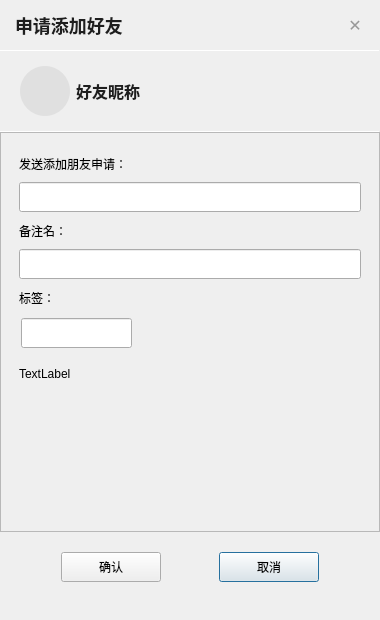
<?xml version="1.0" encoding="UTF-8"?>
<ui version="4.0">
 <class>ApplyFriend</class>
 <widget class="QDialog" name="ApplyFriend">
  <property name="geometry">
   <rect>
    <x>0</x>
    <y>0</y>
    <width>380</width>
    <height>620</height>
   </rect>
  </property>
  <property name="minimumSize">
   <size>
    <width>380</width>
    <height>620</height>
   </size>
  </property>
  <property name="windowTitle">
   <string>Dialog</string>
  </property>
  <layout class="QVBoxLayout" name="verticalLayout">
   <property name="spacing">
    <number>0</number>
   </property>
   <property name="leftMargin">
    <number>0</number>
   </property>
   <property name="topMargin">
    <number>0</number>
   </property>
   <property name="rightMargin">
    <number>0</number>
   </property>
   <property name="bottomMargin">
    <number>0</number>
   </property>
   <item>
    <widget class="QWidget" name="title_bar_widget" native="true">
     <property name="minimumSize">
      <size>
       <width>0</width>
       <height>50</height>
      </size>
     </property>
     <property name="maximumSize">
      <size>
       <width>16777215</width>
       <height>50</height>
      </size>
     </property>
     <layout class="QHBoxLayout" name="horizontalLayout_2">
      <property name="leftMargin">
       <number>15</number>
      </property>
      <property name="rightMargin">
       <number>10</number>
      </property>
      <item>
       <widget class="QLabel" name="apply_title_lb">
        <property name="styleSheet">
         <string notr="true">font-size: 18px; font-weight: bold; color: #1e1e1e;</string>
        </property>
        <property name="text">
         <string>申请添加好友</string>
        </property>
       </widget>
      </item>
      <item>
       <spacer name="horizontalSpacer_4">
        <property name="orientation">
         <enum>Qt::Orientation::Horizontal</enum>
        </property>
        <property name="sizeHint" stdset="0">
         <size>
          <width>40</width>
          <height>20</height>
         </size>
        </property>
       </spacer>
      </item>
      <item>
       <widget class="ClickedOnceLabel" name="close_lb">
        <property name="minimumSize">
         <size>
          <width>30</width>
          <height>30</height>
         </size>
        </property>
        <property name="maximumSize">
         <size>
          <width>30</width>
          <height>30</height>
         </size>
        </property>
        <property name="styleSheet">
         <string notr="true">font-size: 16px; color: #999; border-radius: 15px;</string>
        </property>
        <property name="text">
         <string>✕</string>
        </property>
        <property name="alignment">
         <set>Qt::AlignmentFlag::AlignCenter</set>
        </property>
       </widget>
      </item>
     </layout>
    </widget>
   </item>
   <item>
    <widget class="Line" name="line_2">
     <property name="minimumSize">
      <size>
       <width>0</width>
       <height>1</height>
      </size>
     </property>
     <property name="maximumSize">
      <size>
       <width>16777215</width>
       <height>1</height>
      </size>
     </property>
     <property name="styleSheet">
      <string notr="true">color: #e8e8e8;</string>
     </property>
     <property name="orientation">
      <enum>Qt::Orientation::Horizontal</enum>
     </property>
    </widget>
   </item>
   <item>
    <widget class="QWidget" name="friend_preview_widget" native="true">
     <property name="minimumSize">
      <size>
       <width>0</width>
       <height>80</height>
      </size>
     </property>
     <property name="maximumSize">
      <size>
       <width>16777215</width>
       <height>80</height>
      </size>
     </property>
     <layout class="QHBoxLayout" name="horizontalLayout_3">
      <property name="leftMargin">
       <number>20</number>
      </property>
      <item>
       <widget class="QLabel" name="friend_avatar_lb">
        <property name="minimumSize">
         <size>
          <width>50</width>
          <height>50</height>
         </size>
        </property>
        <property name="maximumSize">
         <size>
          <width>50</width>
          <height>50</height>
         </size>
        </property>
        <property name="styleSheet">
         <string notr="true">border-radius: 25px; background-color: #e0e0e0;</string>
        </property>
        <property name="text">
         <string/>
        </property>
       </widget>
      </item>
      <item>
       <widget class="QLabel" name="friend_name_lb">
        <property name="styleSheet">
         <string notr="true">font-size: 16px; font-weight: bold; color: #1e1e1e;</string>
        </property>
        <property name="text">
         <string>好友昵称</string>
        </property>
       </widget>
      </item>
      <item>
       <spacer name="horizontalSpacer_5">
        <property name="orientation">
         <enum>Qt::Orientation::Horizontal</enum>
        </property>
        <property name="sizeHint" stdset="0">
         <size>
          <width>40</width>
          <height>20</height>
         </size>
        </property>
       </spacer>
      </item>
     </layout>
    </widget>
   </item>
   <item>
    <widget class="Line" name="line_3">
     <property name="minimumSize">
      <size>
       <width>0</width>
       <height>1</height>
      </size>
     </property>
     <property name="maximumSize">
      <size>
       <width>16777215</width>
       <height>1</height>
      </size>
     </property>
     <property name="styleSheet">
      <string notr="true">color: #e8e8e8;</string>
     </property>
     <property name="orientation">
      <enum>Qt::Orientation::Horizontal</enum>
     </property>
    </widget>
   </item>
   <item>
    <widget class="QScrollArea" name="scrollArea">
     <property name="minimumSize">
      <size>
       <width>0</width>
       <height>400</height>
      </size>
     </property>
     <property name="widgetResizable">
      <bool>true</bool>
     </property>
     <widget class="QWidget" name="scrollAreaWidgetContents">
      <property name="geometry">
       <rect>
        <x>0</x>
        <y>0</y>
        <width>378</width>
        <height>398</height>
       </rect>
      </property>
      <layout class="QVBoxLayout" name="verticalLayout_2">
       <item>
        <widget class="QWidget" name="widget" native="true">
         <layout class="QGridLayout" name="gridLayout_2">
          <item row="4" column="0">
           <widget class="QLabel" name="label_4">
            <property name="minimumSize">
             <size>
              <width>0</width>
              <height>25</height>
             </size>
            </property>
            <property name="maximumSize">
             <size>
              <width>16777215</width>
              <height>25</height>
             </size>
            </property>
            <property name="text">
             <string>标签：</string>
            </property>
           </widget>
          </item>
          <item row="1" column="0">
           <widget class="CustomizeEdit" name="name_ed">
            <property name="minimumSize">
             <size>
              <width>0</width>
              <height>30</height>
             </size>
            </property>
            <property name="maximumSize">
             <size>
              <width>16777215</width>
              <height>30</height>
             </size>
            </property>
           </widget>
          </item>
          <item row="3" column="0">
           <widget class="CustomizeEdit" name="back_ed">
            <property name="minimumSize">
             <size>
              <width>0</width>
              <height>30</height>
             </size>
            </property>
            <property name="maximumSize">
             <size>
              <width>16777215</width>
              <height>30</height>
             </size>
            </property>
           </widget>
          </item>
          <item row="0" column="0">
           <widget class="QLabel" name="label_2">
            <property name="minimumSize">
             <size>
              <width>0</width>
              <height>25</height>
             </size>
            </property>
            <property name="maximumSize">
             <size>
              <width>16777215</width>
              <height>25</height>
             </size>
            </property>
            <property name="text">
             <string>发送添加朋友申请：</string>
            </property>
           </widget>
          </item>
          <item row="2" column="0">
           <widget class="QLabel" name="label_3">
            <property name="minimumSize">
             <size>
              <width>0</width>
              <height>25</height>
             </size>
            </property>
            <property name="maximumSize">
             <size>
              <width>16777215</width>
              <height>25</height>
             </size>
            </property>
            <property name="text">
             <string>备注名：</string>
            </property>
           </widget>
          </item>
          <item row="5" column="0">
           <widget class="QWidget" name="lb_group_wid" native="true">
            <layout class="QVBoxLayout" name="verticalLayout_3">
             <property name="spacing">
              <number>0</number>
             </property>
             <property name="leftMargin">
              <number>0</number>
             </property>
             <property name="topMargin">
              <number>0</number>
             </property>
             <property name="rightMargin">
              <number>0</number>
             </property>
             <property name="bottomMargin">
              <number>0</number>
             </property>
             <item>
              <widget class="QWidget" name="gridWidget" native="true">
               <property name="minimumSize">
                <size>
                 <width>0</width>
                 <height>40</height>
                </size>
               </property>
               <property name="maximumSize">
                <size>
                 <width>16777215</width>
                 <height>40</height>
                </size>
               </property>
               <widget class="CustomizeEdit" name="lb_ed">
                <property name="geometry">
                 <rect>
                  <x>2</x>
                  <y>2</y>
                  <width>111</width>
                  <height>30</height>
                 </rect>
                </property>
                <property name="maximumSize">
                 <size>
                  <width>16777215</width>
                  <height>30</height>
                 </size>
                </property>
               </widget>
              </widget>
             </item>
             <item>
              <widget class="QWidget" name="widget_3" native="true">
               <property name="minimumSize">
                <size>
                 <width>0</width>
                 <height>35</height>
                </size>
               </property>
               <property name="maximumSize">
                <size>
                 <width>16777215</width>
                 <height>35</height>
                </size>
               </property>
               <layout class="QVBoxLayout" name="verticalLayout_4">
                <property name="spacing">
                 <number>0</number>
                </property>
                <property name="leftMargin">
                 <number>0</number>
                </property>
                <property name="topMargin">
                 <number>0</number>
                </property>
                <property name="rightMargin">
                 <number>0</number>
                </property>
                <property name="bottomMargin">
                 <number>0</number>
                </property>
                <item>
                 <widget class="ClickedOnceLabel" name="tip_lb">
                  <property name="text">
                   <string>TextLabel</string>
                  </property>
                 </widget>
                </item>
               </layout>
              </widget>
             </item>
            </layout>
           </widget>
          </item>
         </layout>
        </widget>
       </item>
       <item>
        <widget class="QWidget" name="input_tip_wid" native="true">
         <property name="minimumSize">
          <size>
           <width>0</width>
           <height>60</height>
          </size>
         </property>
         <layout class="QHBoxLayout" name="horizontalLayout">
          <property name="spacing">
           <number>7</number>
          </property>
          <property name="leftMargin">
           <number>0</number>
          </property>
          <property name="topMargin">
           <number>0</number>
          </property>
          <property name="rightMargin">
           <number>0</number>
          </property>
          <property name="bottomMargin">
           <number>0</number>
          </property>
          <item>
           <widget class="QWidget" name="lb_list" native="true">
            <property name="minimumSize">
             <size>
              <width>300</width>
              <height>75</height>
             </size>
            </property>
            <property name="maximumSize">
             <size>
              <width>16777215</width>
              <height>75</height>
             </size>
            </property>
           </widget>
          </item>
          <item>
           <widget class="QWidget" name="more_lb_wid" native="true">
            <layout class="QGridLayout" name="gridLayout_3">
             <item row="0" column="0">
              <widget class="ClickedOnceLabel" name="more_lb">
               <property name="minimumSize">
                <size>
                 <width>25</width>
                 <height>25</height>
                </size>
               </property>
               <property name="maximumSize">
                <size>
                 <width>25</width>
                 <height>25</height>
                </size>
               </property>
               <property name="text">
                <string/>
               </property>
              </widget>
             </item>
            </layout>
           </widget>
          </item>
         </layout>
        </widget>
       </item>
      </layout>
     </widget>
    </widget>
   </item>
   <item>
    <spacer name="verticalSpacer">
     <property name="orientation">
      <enum>Qt::Orientation::Vertical</enum>
     </property>
     <property name="sizeType">
      <enum>QSizePolicy::Policy::Fixed</enum>
     </property>
     <property name="sizeHint" stdset="0">
      <size>
       <width>20</width>
       <height>10</height>
      </size>
     </property>
    </spacer>
   </item>
   <item>
    <widget class="QWidget" name="apply_sure_wid" native="true">
     <property name="minimumSize">
      <size>
       <width>0</width>
       <height>50</height>
      </size>
     </property>
     <layout class="QGridLayout" name="gridLayout">
      <item row="0" column="3">
       <widget class="ClickedBtn" name="cancel_btn">
        <property name="minimumSize">
         <size>
          <width>100</width>
          <height>30</height>
         </size>
        </property>
        <property name="maximumSize">
         <size>
          <width>100</width>
          <height>30</height>
         </size>
        </property>
        <property name="text">
         <string>取消</string>
        </property>
       </widget>
      </item>
      <item row="0" column="2">
       <spacer name="horizontalSpacer">
        <property name="orientation">
         <enum>Qt::Orientation::Horizontal</enum>
        </property>
        <property name="sizeHint" stdset="0">
         <size>
          <width>40</width>
          <height>20</height>
         </size>
        </property>
       </spacer>
      </item>
      <item row="0" column="0">
       <spacer name="horizontalSpacer_2">
        <property name="orientation">
         <enum>Qt::Orientation::Horizontal</enum>
        </property>
        <property name="sizeHint" stdset="0">
         <size>
          <width>22</width>
          <height>20</height>
         </size>
        </property>
       </spacer>
      </item>
      <item row="0" column="1">
       <widget class="ClickedBtn" name="sure_btn">
        <property name="minimumSize">
         <size>
          <width>100</width>
          <height>30</height>
         </size>
        </property>
        <property name="maximumSize">
         <size>
          <width>100</width>
          <height>30</height>
         </size>
        </property>
        <property name="text">
         <string>确认</string>
        </property>
       </widget>
      </item>
      <item row="0" column="4">
       <spacer name="horizontalSpacer_3">
        <property name="orientation">
         <enum>Qt::Orientation::Horizontal</enum>
        </property>
        <property name="sizeHint" stdset="0">
         <size>
          <width>22</width>
          <height>20</height>
         </size>
        </property>
       </spacer>
      </item>
     </layout>
    </widget>
   </item>
   <item>
    <spacer name="verticalSpacer_2">
     <property name="orientation">
      <enum>Qt::Orientation::Vertical</enum>
     </property>
     <property name="sizeHint" stdset="0">
      <size>
       <width>20</width>
       <height>40</height>
      </size>
     </property>
    </spacer>
   </item>
  </layout>
 </widget>
 <customwidgets>
  <customwidget>
   <class>ClickedOnceLabel</class>
   <extends>QLabel</extends>
   <header>clickedoncelabel.h</header>
  </customwidget>
  <customwidget>
   <class>ClickedBtn</class>
   <extends>QPushButton</extends>
   <header location="global">clickedbtn.h</header>
  </customwidget>
  <customwidget>
   <class>CustomizeEdit</class>
   <extends>QLineEdit</extends>
   <header location="global">customizeedit.h</header>
  </customwidget>
 </customwidgets>
 <resources/>
 <connections/>
</ui>
